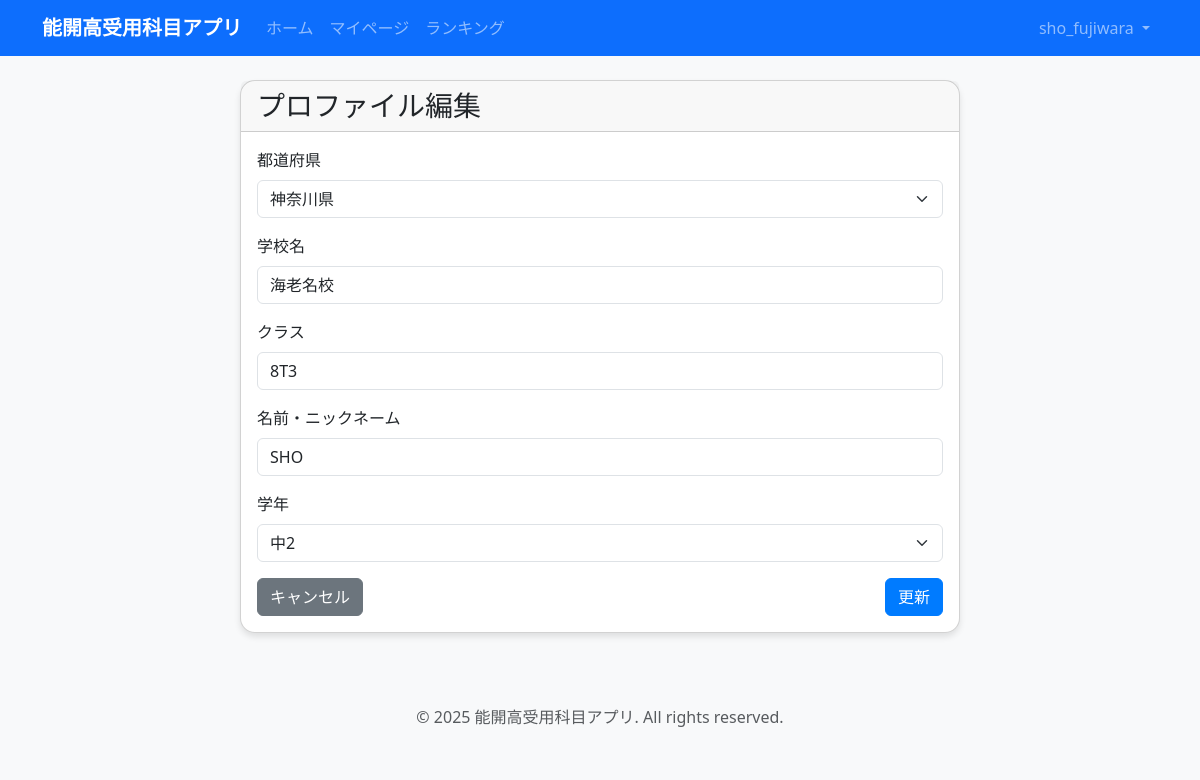
The page /quiz/profile/edit/ (signed in) on the database its author committed.
### accounts/models.py (models this page shows, shortened)
class User(AbstractUser):
    class Role(models.TextChoices):
        STUDENT = 'student', '生徒'
        ADMIN = 'admin', '管理者'
    role = models.CharField(
        max_length=10,
        choices=Role.choices,
        default=Role.STUDENT,
        verbose_name='役割'
    )
    email = models.EmailField(blank=True, verbose_name='メールアドレス')
    class Meta:
        verbose_name = 'ユーザー'
        verbose_name_plural = 'ユーザー'

class StudentProfile(models.Model):
    user = models.OneToOneField(
        User,
        on_delete=models.CASCADE,
        related_name='student_profile',
        verbose_name='ユーザー'
    )
    member_id = models.CharField(
        max_length=8,
        unique=True,
        validators=[
            RegexValidator(
                regex=r'^\d{8}$',
                message='会員番号は8桁の数字で入力してください。'
            )
        ],
        verbose_name='会員番号'
    )
    prefecture = models.CharField(max_length=10, verbose_name='都道府県')
    school = models.CharField(max_length=100, verbose_name='所属校')
    class_name = models.CharField(max_length=50, verbose_name='クラス')
    nickname = models.CharField(max_length=50, verbose_name='ニックネーム')
    grade = models.CharField(max_length=10, verbose_name='学年')
    created_at = models.DateTimeField(auto_now_add=True, verbose_name='作成日時')
    updated_at = models.DateTimeField(auto_now=True, verbose_name='更新日時')
    class Meta:
        verbose_name = '生徒プロファイル'
        verbose_name_plural = '生徒プロファイル'

### quiz_app/views.py (the view, shortened to what this page needs)
# urls.py: path('profile/edit/', views.ProfileEditView.as_view(), name='profile_edit'),
class ProfileEditView(LoginRequiredMixin, TemplateView):
    template_name = 'quiz_app/profile_edit.html'
    def get_context_data(self, **kwargs):
        context = super().get_context_data(**kwargs)
        user = self.request.user
        if user.role == 'student':
            try:
                profile = user.student_profile
            except:
                profile = None
        else:
            try:
                profile = user.admin_profile
            except:
                profile = None
        context['profile'] = profile
        return context

### templates/quiz_app/profile_edit.html (shortened to what this page needs)
{% extends 'base.html' %}
{% block content %}
<div class="container mt-4">
    <div class="row justify-content-center">
        <div class="col-md-8">
            <div class="card">
                <div class="card-header">
                    <h3 class="mb-0">プロファイル編集</h3>
                </div>
                <div class="card-body">
                    {% if user.role == 'student' %}
                        <form method="post">
                            <div class="mb-3">
                                <label for="prefecture" class="form-label">都道府県</label>
                                <select class="form-select" id="prefecture" name="prefecture" required>
                                    <option value="神奈川県" {% if profile.prefecture == '神奈川県' %}selected{% endif %}>神奈川県</option>
                                </select>
                            </div>
                            <div class="mb-3">
                                <label for="school" class="form-label">学校名</label>
                                <input type="text" class="form-control" id="school" name="school"
                                       value="{{ profile.school|default:'' }}" required>
                            </div>
                            <div class="mb-3">
                                <label for="class_name" class="form-label">クラス</label>
                                <input type="text" class="form-control" id="class_name" name="class_name"
                                       value="{{ profile.class_name|default:'' }}" required>
                            </div>
                            <div class="mb-3">
                                <label for="nickname" class="form-label">名前・ニックネーム</label>
                                <input type="text" class="form-control" id="nickname" name="nickname"
                                       value="{{ profile.nickname|default:'' }}" required>
                            </div>
                            <div class="mb-3">
                                <label for="grade" class="form-label">学年</label>
                                <select class="form-select" id="grade" name="grade" required>
                                    <option value="中2" {% if profile.grade == '中2' %}selected{% endif %}>中2</option>
                                </select>
                            </div>
                            <div class="d-flex justify-content-between">
                                <a href="{% url 'quiz_app:mypage' %}" class="btn btn-secondary">
                                    キャンセル
                                </a>
                                <button type="submit" class="btn btn-primary">
                                    更新
                                </button>
                            </div>
                        </form>
                    {% endif %}
                </div>
            </div>
        </div>
    </div>
</div>
{% endblock %}

### templates/base.html (shortened to what this page needs)
{% load static %}
<!DOCTYPE html>
<html lang="ja">
<head>
    <link href="https://cdn.jsdelivr.net/npm/bootstrap@5.3.2/dist/css/bootstrap.min.css" rel="stylesheet">
    <link href="https://cdnjs.cloudflare.com/ajax/libs/font-awesome/6.0.0/css/all.min.css" rel="stylesheet">
    <link href="{% static 'css/style.css' %}" rel="stylesheet">
</head>
<body>
    <nav class="navbar navbar-expand-lg navbar-dark bg-primary">
        <div class="container">
            <a class="navbar-brand" href="{% url 'quiz_app:home' %}">
                能開高受用科目アプリ
            </a>
            <div class="collapse navbar-collapse" id="navbarNav">
                <ul class="navbar-nav me-auto">
                    <li class="nav-item">
                        <a class="nav-link" href="{% url 'quiz_app:home' %}">ホーム</a>
                    </li>
                    {% if user.is_authenticated %}
                        {% if user.role == 'student' %}
                            <li class="nav-item">
                                <a class="nav-link" href="{% url 'quiz_app:mypage' %}">マイページ</a>
                            </li>
                            <li class="nav-item">
                                <a class="nav-link" href="{% url 'quiz_app:ranking' %}">ランキング</a>
                            </li>
                        {% elif user.role == 'admin' %}
                            <li class="nav-item">
                                <a class="nav-link" href="{% url 'admin_panel:home' %}">管理画面</a>
                            </li>
                        {% endif %}
                    {% endif %}
                </ul>
                <ul class="navbar-nav">
                    {% if user.is_authenticated %}
                        <li class="nav-item dropdown">
                            <a class="nav-link dropdown-toggle" href="#" id="navbarDropdown" role="button" data-bs-toggle="dropdown" aria-expanded="false">
                                {{ user.username }}
                            </a>
                        </li>
                    {% endif %}
                </ul>
            </div>
        </div>
    </nav>
    <main class="container my-4">
        {% block content %}{% endblock %}
    </main>
    <footer class="bg-light py-4 mt-5">
        <div class="container text-center">
                         <p class="text-muted mb-0">&copy; 2025 能開高受用科目アプリ. All rights reserved.</p>
        </div>
    </footer>
</body>
</html>

### static/css/style.css (style rules this page uses)
body { background-color: #f8f9fa; }
.navbar-brand { font-weight: bold; }
.card { border-radius: 15px; box-shadow: 0 4px 6px rgba(0, 0, 0, 0.1); }
.btn-primary { background-color: #007bff; border-color: #007bff; }
input[type="text"] { -webkit-autofill: none; -webkit-box-shadow: 0 0 0 1000px white inset; }
footer { margin-top: auto; }

### rows shown on the page
User: username "sho_fujiwara"
StudentProfile: prefecture "神奈川県", school "海老名校", class_name "8T3", nickname "SHO", grade "中2"
